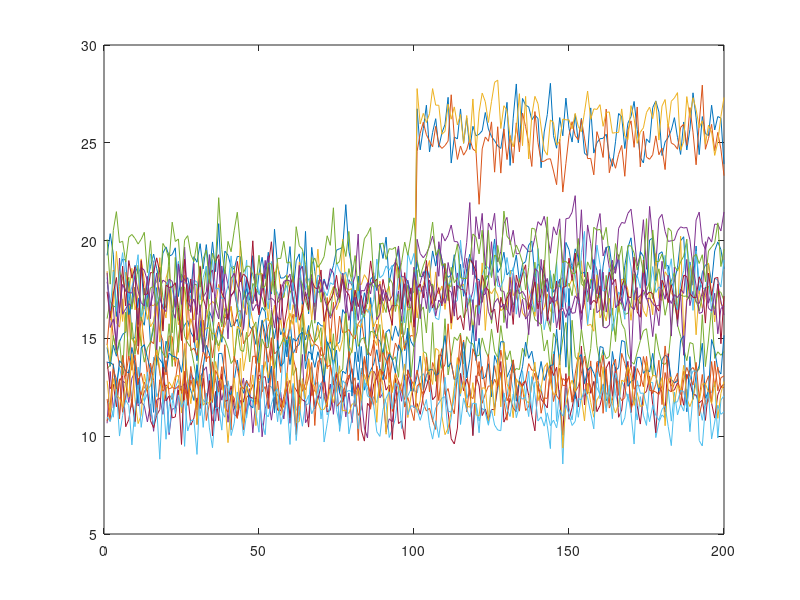

Reproduce this figure in MATLAB. (Note: this script raises an error after producing the figure.)
% Script for distributed and adaptive GFSS. 
% Algorithm 2 in "Distributed Change Detection in Streaming Graph Signals".
%
% 2021/04
% Implemented by
% Xiuheng Wang.
% The ARMA filter code is downloaded from:
% https://andreasloukas.blog/2017/09/04/what-is-the-most-efficient-graph-filter-tchebychev-vs-arma/

clear;clc;
close all;
addpath('Tchebychev vs ARMA');

t = 200;
tc = 100;
gamma = 0.06;
% learning rates:
lambda = 0.3;
LAMBDA = 0.6;
mode = 1; % 0 or 1: full-connected or not full-connected
threshold = 0.1;
% signal model:
sigma = 1;
scale_factor = 10; % delta / sigma
%% Produce degree matrix, normalized Laplacian matrix and its shifted version
W = load('W.mat').W;
N = size(W,1);
if mode
    W(W < threshold)= 0;
    % Normalize
    for i = 1:N
        W(i,:)=W(i,:)/sum(W(i,:));
    end
    for i = 1:N
        for j = i:N
           W(j,i) = W(i,j);
        end
    end
end
D = zeros(N);
for i = 1:N
   D(i,i) = sum(W(:,i)); 
end
L = D^(-0.5) * (D - W) * D^(-0.5);

%% Generate simulated graph signals
M = 10 + 10 * rand([N, 1]);
Y = M + sigma * randn(N, t); 
delta = sigma * scale_factor;
Delta = delta + randn([4, 1]); % standard deviation = 1
M2 = M(1: 4) + Delta; 
Y2 = M2 + sigma * randn(4, t - tc);
Y(1: 4, tc + 1: end) = Y2;
figure;
for i = 1:N
    plot(Y(i, :));
    hold on;
end

%% Sorted Eigenvalues
[U,mu] = eig(L); % Factorize the Laplacian
mu = diag(mu);
[mu,ind] = sort(mu);

%% Estimate response function with an ARMA filter
response = min(1, sqrt(gamma ./ mu));
Kb = 4;
Ka = 4;
[b, a, rARMA, ~] = agsp_design_ARMA( mu, response, Kb, Ka);
figure;
plot(response);
hold on;
plot(rARMA);

%% Using the ARMA filter
GY = zeros(size(Y));
for i = 1:t
        gy = agsp_filter_ARMA( L, b, a, Y(:, i), 10, 0);
        GY(:, i) = gy(:, end);
end
figure;
for i = 1:N
    plot(GY(i, :));
    hold on;
end

%% Adaptive strategy form NEWMA
VT_1 = zeros(N, t+1);
VT_2 = VT_1;
for i = 2:t+1
    VT_1(:, i) = (1 - lambda) * VT_1(:, i-1) + lambda * GY(:, i-1);
    VT_2(:, i) = (1 - LAMBDA) * VT_2(:, i-1) + LAMBDA * GY(:, i-1);
end
VT_1(:, 1) = []; VT_2(:, 1) = []; 
VT = VT_2 - VT_1;

figure;
for i = 1:N
    plot(VT(i, :));
    hold on;
end

%% Detect changes in a distributed manner
tdaGFSS = zeros(size(Y));
if mode == 1
    W(W >  0)= 1;
    for i = 1:N
        tdaGFSS(i, :) = W(i, :) * VT / sum(W(i, :));
    end
    else
    for i = 1:N
        tdaGFSS(i, :) = W(i, :) * VT;
    end
end